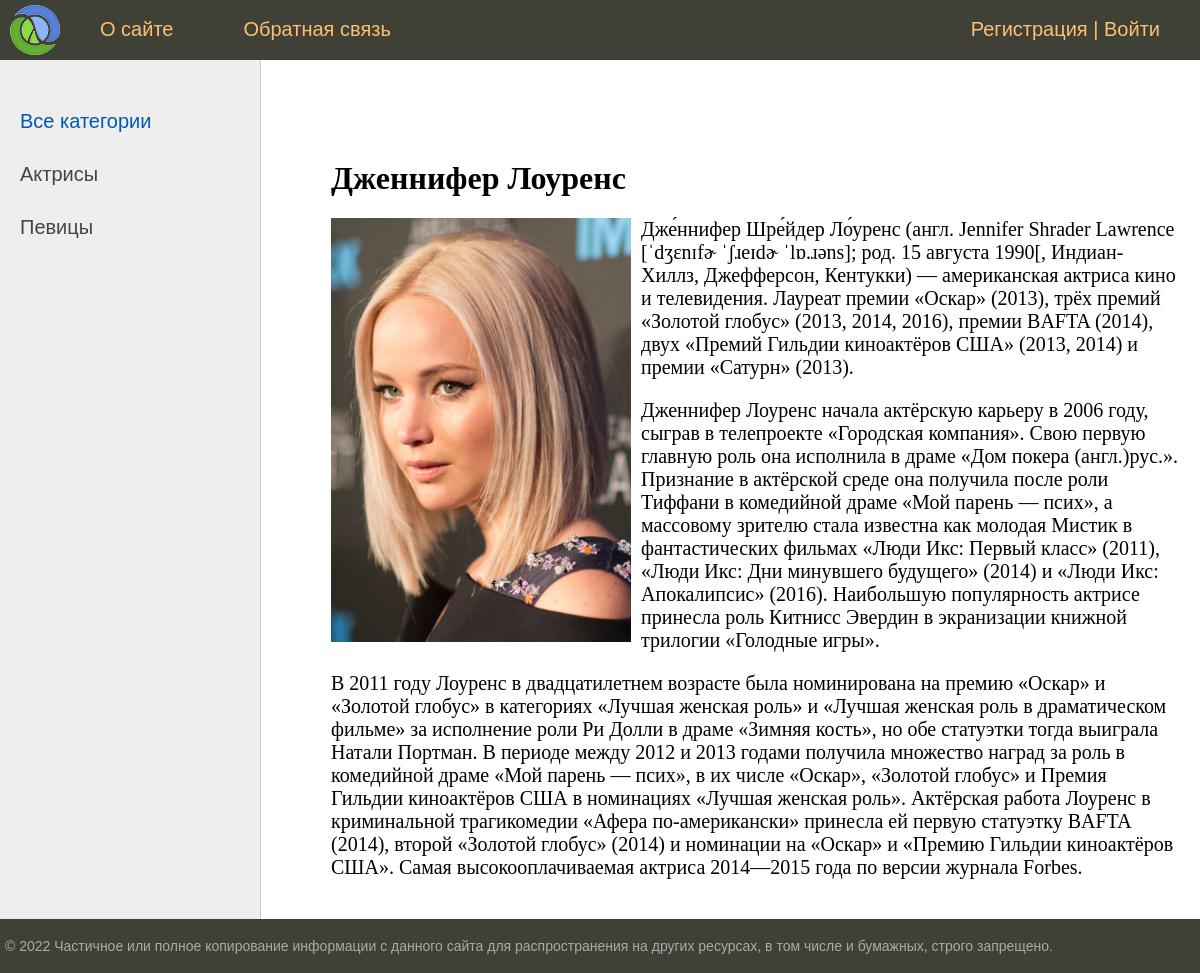
/post/dzhennifer-lourens/, run on the app's committed database.
### women/models.py (models this page shows, shortened)
class Category(models.Model):
    name = models.CharField(max_length=100, db_index=True, verbose_name='Категория')
    slug = models.SlugField(max_length=255, unique=True, db_index=True, verbose_name='URL')
    def get_absolute_url(self):
        return reverse('category', kwargs={'cat_slug': self.slug})
    class Meta:
        verbose_name = 'Категория'
        verbose_name_plural = 'Категории'
        ordering = ['id']

class Women(models.Model):
    title = models.CharField(max_length=255, verbose_name='Заголовок')
    slug = models.SlugField(max_length=255, unique=True, db_index=True, verbose_name='URL')
    content = models.TextField(blank=True, verbose_name='Текст статьи')
    photo = models.ImageField(upload_to='photos/%Y/%m/%d/', verbose_name='Фото')
    time_create = models.DateTimeField(auto_now_add=True, verbose_name='Время создания')
    time_update = models.DateTimeField(auto_now=True, verbose_name='Время изменения')
    is_published = models.BooleanField(default=True, verbose_name='Публикация')
    cat = models.ForeignKey('Category', on_delete=models.PROTECT, verbose_name='Категории')
    def __str__(self):
        return self.title
    class Meta:
        verbose_name = 'Известные женщины'
        verbose_name_plural = 'Известные женщины'
        ordering = ['id']

### women/views.py (the view)
# urls.py: path('post/<slug:post_slug>/', ShowPost.as_view(), name='post'),
class ShowPost(DataMixin, DetailView):
    model = Women
    template_name = 'women/post.html'
    slug_url_kwarg = 'post_slug'
    context_object_name = 'post'
    def get_context_data(self, *, object_list=None, **kwargs):
        context = super().get_context_data(**kwargs)
        c_def = self.get_user_context(title=context['post'])
        return dict(list(context.items()) + list(c_def.items()))

### women/utils.py (called while the page is built)
    def get_user_context(self, **kwargs):
        context = kwargs
        cats = cache.get('cats')
        if not cats:
            cats = Category.objects.annotate(Count('women'))
            cache.set('cats', cats, 60)
        user_menu = menu.copy()
        if not self.request.user.is_authenticated:
            user_menu.pop(1)
        context['menu'] = user_menu
        context['cats'] = cats
        if 'cat_selected' not in context:
            context['cat_selected'] = 0
        return context

### women/templates/women/post.html
{% extends 'women/base.html' %}
{% block content %}
<h1>{{post.title}}</h1>
{% if post.photo %}
<p><img class="img-article-left" src="{{post.photo.url}}"></p>
{% endif %}
{{post.content|linebreaks}}
{% endblock %}

### women/templates/women/base.html (shortened to what this page needs)
{% load static %}
{% load women_tags %}
<!DOCTYPE html>
<html>
<head>
	<link type="text/css" href="{% static 'women/css/styles.css' %}" rel="stylesheet" />
</head>
<body>
<table class="table-page" border=0 cellpadding="0" cellspacing="0">
<tr><td valign=top>
{% block mainmenu %}
		<div class="header">
			<ul id="mainmenu" class="mainmenu">
			<li class="logo"><a href="{% url 'home' %}"><div class="logo"></div></a></li>
{% for m in menu %}
		<li><a href="{% url m.url_name %}">{{m.title}}</a></li>
{% endfor %}
		{% if request.user.is_authenticated %}
		<li class="last">{{ user.username }} |  <a href="{% url 'logout' %}">Выйти</a></li>
		{% else %}
		<li class="last"><a href="{% url 'register' %}">Регистрация</a>  |  <a href="{% url 'login' %}">Войти</a></li>
		{% endif %}
			</ul>
		</div>
{% endblock mainmenu %}
<table class="table-content" border=0 cellpadding="0" cellspacing="0">
<tr>
	<td valign="top" class="left-chapters">
	<ul id="leftchapters">
{% if cat_selected == 0 %}
		<li class="selected">Все категории</li>
{% else %}
		<li><a href="{% url 'home' %}">Все категории</a></li>
{% endif %}
{% for c in cats %}
{% if c.women__count > 0 %}
    {% if c.pk == cat_selected %}
		<li class="selected">{{ c.name }}</li>
	{% else %}
		<li><a href="{{ c.get_absolute_url }}">{{ c.name }}</a></li>
	{% endif %}
{% endif %}
{% endfor %}
	</ul>
</td>
<td valign="top" class="content">
	<div class="content-text">
{% block content %}
{% endblock %}
	</div>
</td></tr></table>
</td></tr>
<tr><td valign=top>
	<div id="footer">
		<p>&copy; 2022 Частичное или полное копирование информации с данного сайта для распространения на других ресурсах, в том числе и бумажных, строго запрещено.</p>
	</div>
</td></tr></table>
</body>
</html>

### women/static/women/css/styles.css (style rules this page uses)
html, body { font-family: 'Arial'; margin: 0; padding: 0; height: 100%; width: 100%; color: #444; }
a { color: #0059b2; text-decoration: none; }
img { max-width: 600px; height: auto; }
img.img-article-left { max-width: 300px; height: auto; float: left; padding: 0 10px 10px 0; }
.table-page { width: 100%; height: 100%; vertical-align: top; }
.table-page tr { height: 100%; }
.header { background: #3F4137; height: 60px; }
.logo { background: url('../images/logo.png') no-repeat 10px 5px; width: 70px; height: 60px; }
ul.mainmenu { list-style: none; margin: 0; padding: 0; height: 60px; color: #fdc073; font-size: 20px; overflow: hidden; }
ul.mainmenu li { float: left; margin: 18px 40px 0 30px; }
ul.mainmenu li.logo { margin: 0; }
ul.mainmenu li.last { float: right; }
ul.mainmenu li a { color: #fdc073; text-decoration: none; }
.table-content { width: 100%; min-height: 100%; height: 100%; }
.left-chapters { margin: 0; background: #eee; border-right: 1px solid #ccc; min-height: 100%; }
.left-chapters ul { width: 230px; min-height: 100%; margin: 0; padding: 20px 10px 10px 20px; list-style: none; font-size: 20px; }
.left-chapters ul li { margin: 30px 0 0 0; color: #999; }
.left-chapters ul li.selected { color: #0059b2; }
.left-chapters ul li a { color: #444; text-decoration: none; }
.content { padding: 40px 20px 20px 40px; width: 100%; box-sizing: border-box; }
.content-text { margin: 60px 0 0 30px; color: #000; font-size: 20px; font-family: Yandex Sans Display Light; }
.content-text h1 { font-size: 32px; }
#footer { box-sizing: border-box; background: #3F4137; padding: 5px; color: #aaa; font-size: 14px; font-family: Verdana, Geneva, Arial, Helvetica; text-align: left; overflow: hidden; }

### data on the page
Category: name "Актрисы"
Category: name "Певицы"
Women: title "Дженнифер Лоуренс", photo (picture), content "Дже́ннифер Шре́йдер Ло́уренс (англ. Jennifer Shrader Lawrence [ˈdʒɛnɪfɚ ˈʃɹeɪdɚ ˈlɒ.ɹəns]; род. 15 августа 1990[, Индиан-Хиллз, Джефферсон, Кентукки) — американская актриса кино и телевидения. Лауреат премии «Оскар» (2013), трёх премий «Золотой глобус» (2013, 2014, 2016), премии BAFTA (2014), двух «Премий Гильдии киноактёров США» (2013, 2014) и премии «Сатурн» (2013). Дженнифер Лоуренс начала актёрскую карьеру в 2006 году, сыграв в телепроекте «Городская компания». Свою первую главную роль она исполнила в драме «Дом покера (англ.)рус.». Признание в актёрской среде она получила после роли Тиффани в комедийной драме «Мой парень — псих», а массовому зрителю стала известна как молодая Мистик в…"

### other printed values
{{ m.title }} "О сайте" "Обратная связь"
